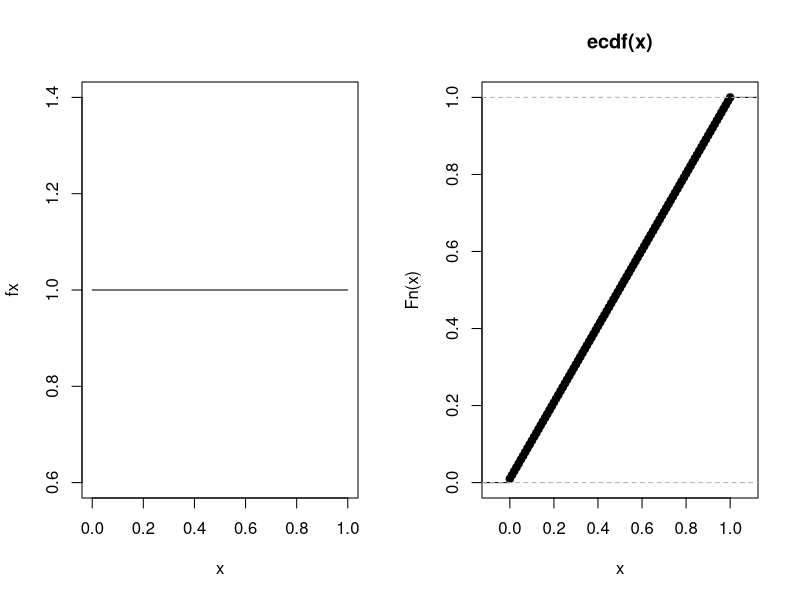
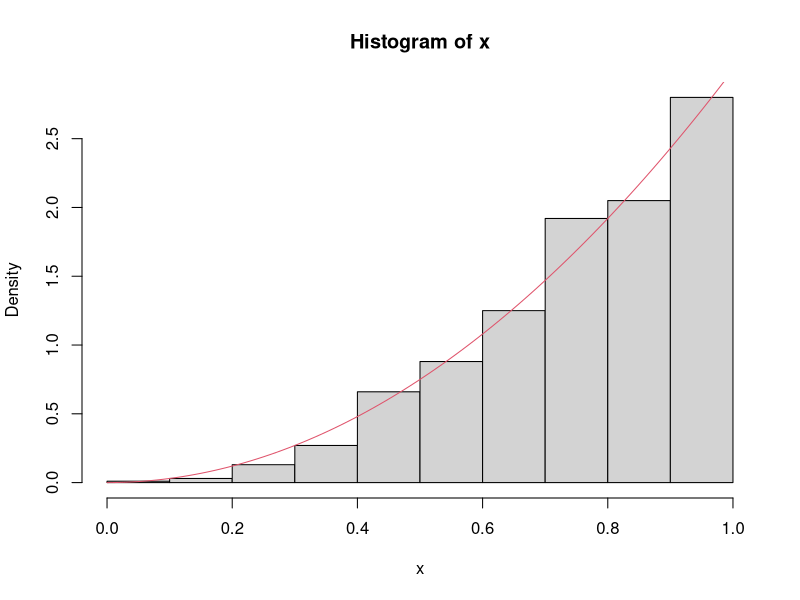
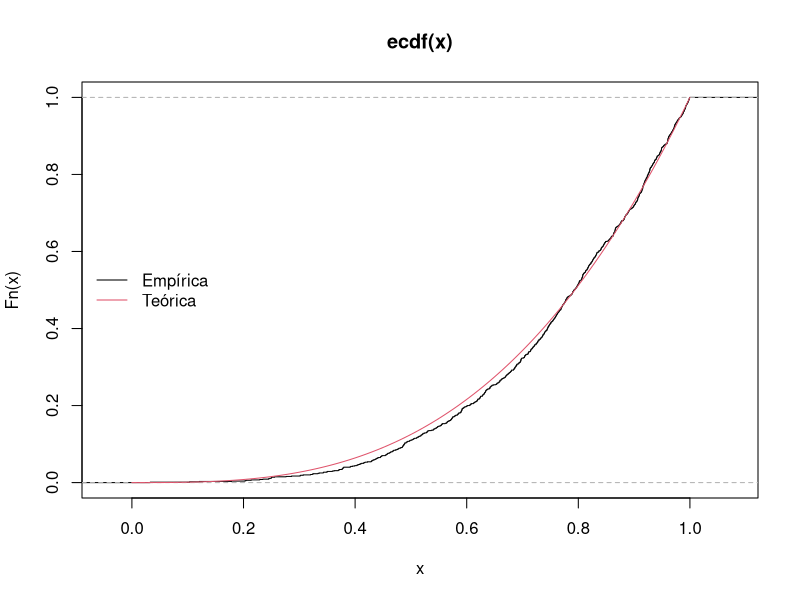
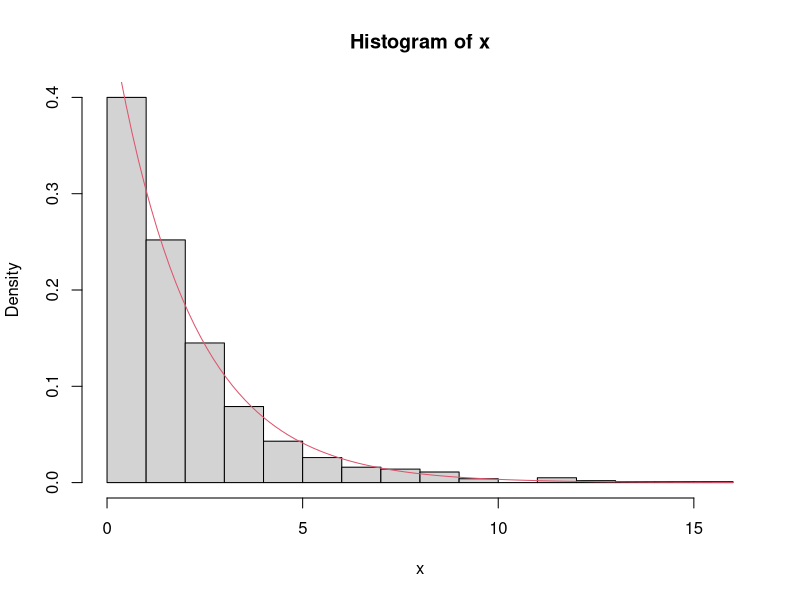
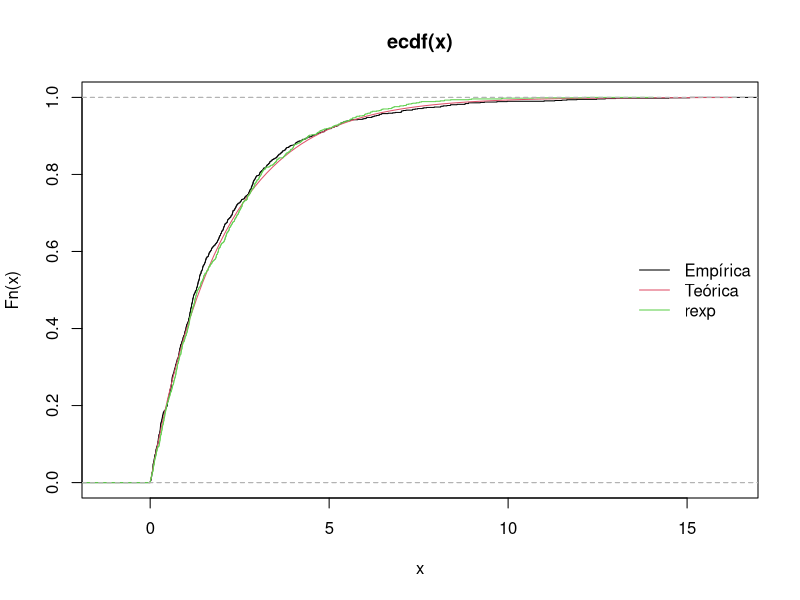
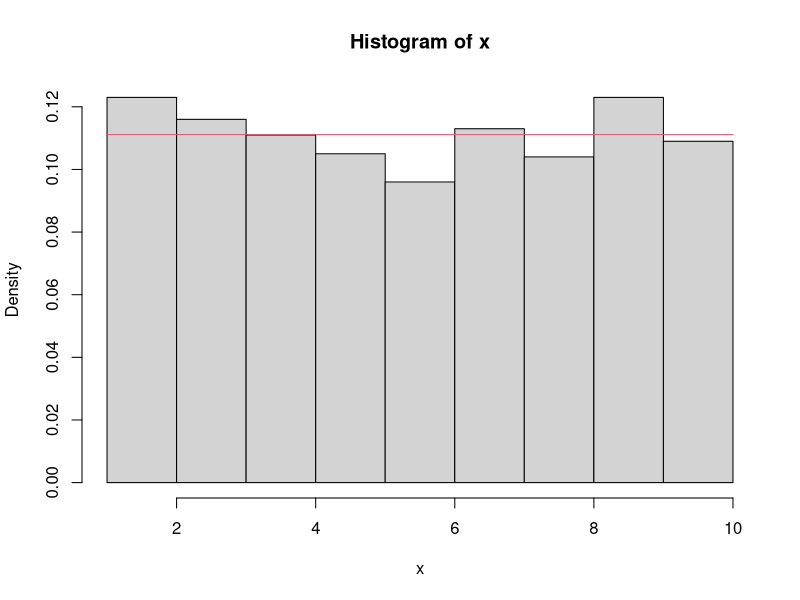
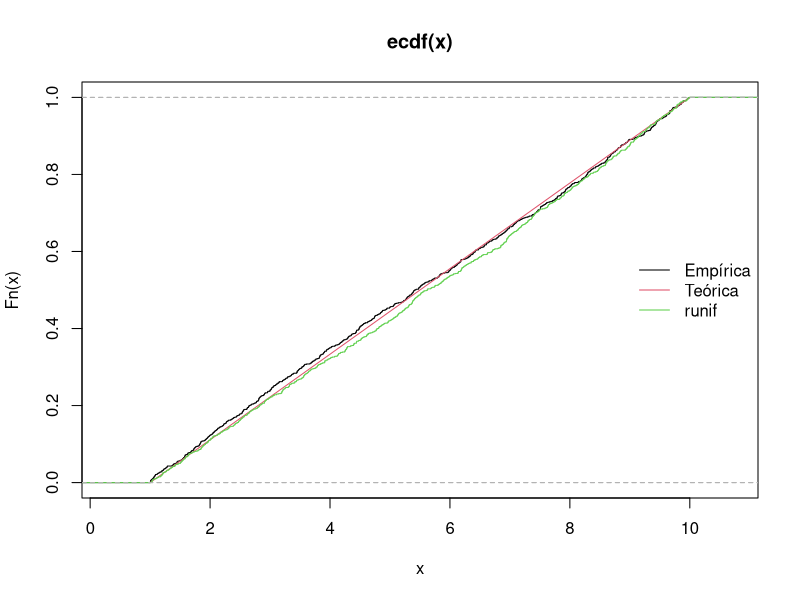
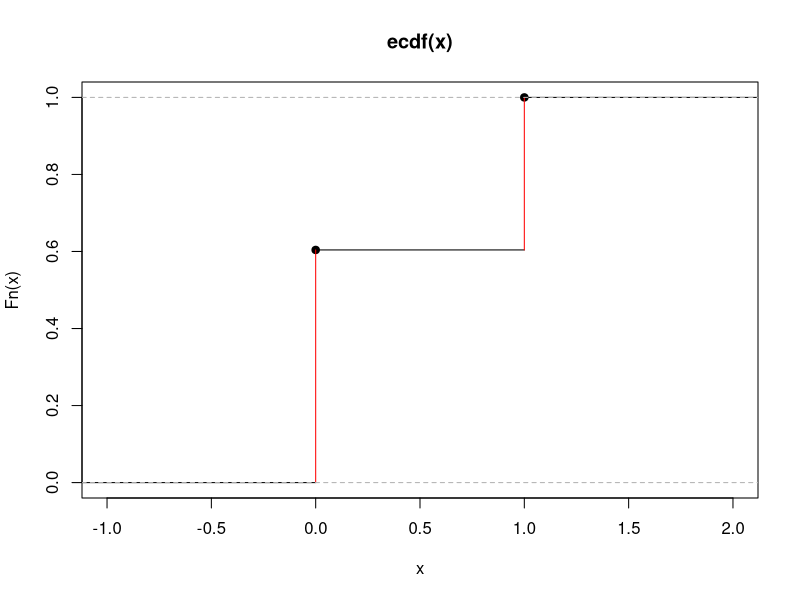

Reproduce these figures in R, in order.
#______________________________________
# MATD46 - Estatística Computacional A
# Prof. Jalmar Carrasco
#______________________________________

# Distribuição Uniforme ----

x <- seq(0, 1, 0.01)
fx <- dunif(x)
par(mfrow = c(1, 2))
plot(x, fx, type = "l")
plot(ecdf(x))
par(mfrow = c(1, 1))

## Variáveis Contínuas ----
# f(x) = 3x², 0 < x < 1

# Gera 1000 valores da uniforme
n <- 1000
u <- runif(n)
# Calcula a inversa
x <- u^(1/3)
# Histograma dos valores gerados
hist(x, prob = TRUE)
# Modelo teórico
curve(3 * x^2, from = 0, to = 1, add = TRUE, col = 2)
## Acumulada empírica
plot(ecdf(x))
# Acumulada teC3rica
curve(x^3, from = 0, to = 1, add = TRUE, col = 2)
legend("left", legend = c("Empírica", "Teórica"),
       lty = 1, col = 1:2, bty = "n")

### Exponencial ----

randexp <- function(n, lambda) {
  stopifnot(lambda > 0)
  u <- runif(n)
  x <- -log(1 - u)/lambda
  return(x)
}

x <- randexp(n = 1000, lambda = 0.5)
hist(x, freq = FALSE)
curve(dexp(x, rate = 0.5), add = TRUE, col = 2, from = 0)

plot(ecdf(x))

Fx <- function(x, lambda) 1 - exp(-lambda * x)
curve(Fx(x, lambda = 0.5), add = TRUE, col = 2, from = 0)
plot(ecdf(rexp(x, rate = 0.5)), add = TRUE, col = 3)
legend("right", legend = c("Empírica", "Teórica", "rexp"),
       lty = 1, col = 1:3, bty = "n")

### Uniforme Contínua ----

randunif <- function(n, a, b) {
  u <- runif(n)
  x <- a + (b - 1) * u
  return(x)
}

x <- randunif(n = 1000, a = 1, b = 10)
hist(x, freq = FALSE)
curve(dunif(x, 1, 10), add = TRUE, col = 2, from = 1)

plot(ecdf(x))

Fx <- function(x, a, b) (x - a)/(b - a)
curve(Fx(x, a = 1, b = 10), add = TRUE, col = 2,
      from = 1, to = 10)
plot(ecdf(runif(x, 1, 10)), add = TRUE, col = 3)
legend("right", legend = c("Empírica", "Teórica", "runif"),
       lty = 1, col = 1:3, bty = "n")

## Variáveis discretas ----

### Bernoulli ----
p <- 0.4
q <- 1 - p
x <- rbinom(1000, size = 1, prob = p)
plot(ecdf(x), verticals = TRUE, col.vert = "red")

# Uma implementação elegante
n <- 1000
u <- runif(n)
x <- as.integer(u > 0.6)

# Uma forma mais longa (e menos eficiente)
x2 <- integer(n)
p <- 0.4
q <- 1 - p
for(i in 1:length(x2)) {
  if(u[i] < q) {
    x2[i] <- 0L
  } else {
    x2[i] <- 1L
  }
}
identical(x, x2)

# Usando ifelse vetorizado
x3 <- ifelse(u < q, 0L, 1L)
identical(x2, x3)

# Usando seleção condicional
x4 <- integer(n)
x4[u >= q] <- 1L
identical(x3, x4)

rbinom(n, size = 1, prob = p)
sample(c(0, 1), size = n, replace = TRUE,
       prob = c(0.6, 0.4))

# Marginais
addmargins(prop.table(table(x)))

plot(prop.table(table(x)), ylim = c(0, 0.7), type = "h")
lines(x = c(0, 1) + .01, y = c(.6, .4),
      col = "red", type = "h", lwd = 2)
legend("topright", legend = c("Empírica", "Teórica"),
       lty = 1, col = 1:2, bty = "n")

plot(ecdf(x))
curve(pbinom(x, size = 1, p = p), add = TRUE, type = "s", col = 2)
plot(ecdf(rbinom(x, size = 1, prob = p)), add = TRUE, col = 3)
legend("right", legend = c("Empírica", "Teórica", "rbinom"),
       lty = 1, col = 1:3, bty = "n")


### Uniforme ----

x <- sample(1:10, size = 1000, replace = TRUE)
plot(ecdf(x), verticals = TRUE, col.vert = "red")

### Algoritmo sequêncial ----
randd <- function(x, px) {
  u <- runif(1)
  x <- 1
  Fx <- px[x]
  while(u > Fx) {
    x <- x + 1
    Fx <- Fx + px[x]
  }
  return(x)
}

k <- 10
x <- 1:k
px <- rep(1/k, length(x))
randd(x = x, px = px)

#Para gerar mais valores podemos usar a função replicate()

replicate(n = 10, randd(x = x, px = px))

